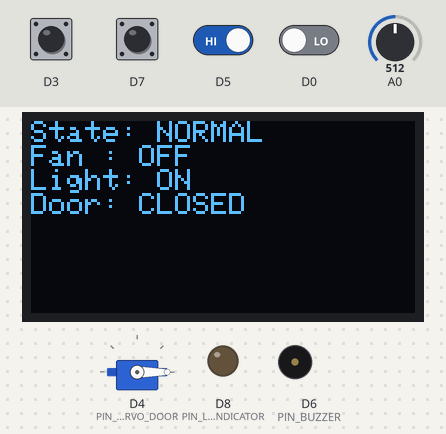
This sketch was run on a simulated ESP8266 (NodeMCU). On the bench: 128×64 one-colour display, servo, output pins drawn as LEDs (lit = HIGH), buzzer (waves = sounding, pin HIGH). Dashed ring = blinking. Inputs (shaded band) come from the test bench; at power-on: D3, D5, D7 HIGH, D0 LOW, A0 = 512. What the sketch prints to the serial monitor is not drawn.

Above: at 2.9 s.
3.0 s: D3 pulled LOW for 0.15 s
At 4.2 s:
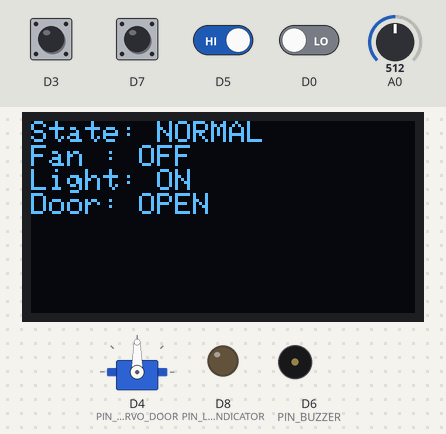
6.1 s: D7 pulled LOW for 0.15 s
At 7.0 s:
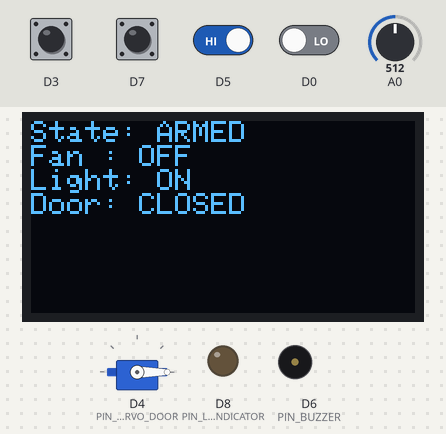
7.7 s: D5 driven LOW
At 7.98 s:
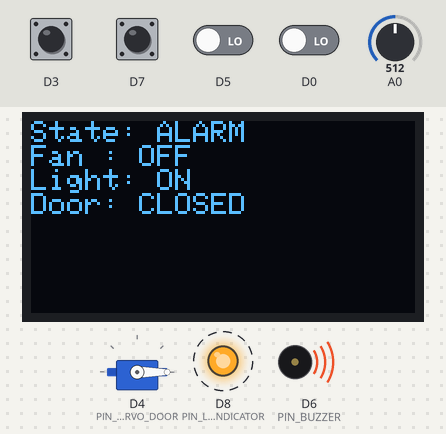
9.5 s: D3 pulled LOW for 1 s
At 9.65 s:
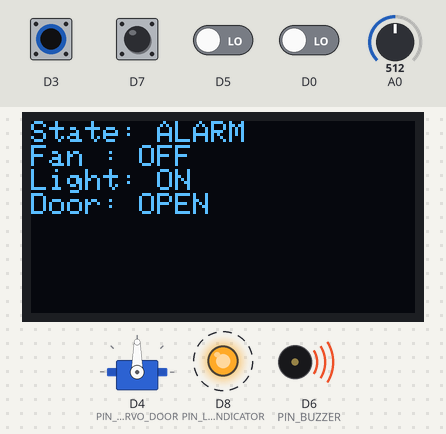
11.1 s: A0 set to 612
12.6 s: A0 set to 632
At 12.79 s:
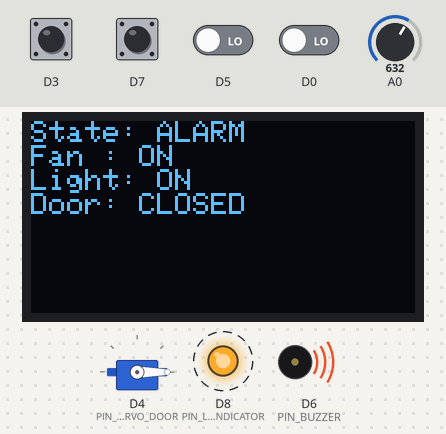
Timing chart, 0 to 15.5 s (numbered marks = the images above; inputs shaded):
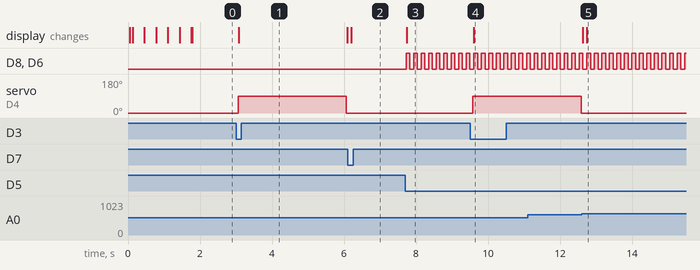

The sketch:

AegisHome.ino
```cpp
// =====================================================================
// AegisHome.ino
// Orchestration only. All decision logic lives in the feature
// controllers below — this file wires modules together, threads the
// SensorSnapshot/SystemStatus structs through each cycle, and calls
// update() on each module once per loop, non-blocking.
//
// IMPLEMENTATION ORDER (revised again — see docs/07_CHANGELOG.md v0.5):
//   1. Utilities      — FIRST. SensorManager depends on it (Debouncer/
//                       MovingAverage/Timer), and DisplayManager will
//                       eventually need Timer too. Keeps dependencies
//                       flowing one direction instead of building
//                       "visible" modules ahead of what they rely on.
//   2. Logger
//   3. DisplayManager
//   4. SensorManager
// This supersedes the previous Logger-first ordering — that prioritized
// visible OLED progress, but building SensorManager (or even
// DisplayManager's timing) before Utilities existed would have meant
// writing throwaway inline debounce/timer code that just gets replaced.
//
// NOTE (postponed — not v1): boot init/diagnostics/animation currently
// lives inline in setup() below. If it keeps growing, promoting it to
// its own BootManager is the right v1.1 refactor — not necessary yet.
// =====================================================================

#include "config.h"
#include "Types.h"
#include "Logger.h"
#include "Utilities.h"
#include "SensorManager.h"
#include "SystemStateManager.h"
#include "TemperatureController.h"
#include "LightingController.h"
#include "DoorController.h"
#include "SecurityManager.h"
#include "AlarmManager.h"
#include "DisplayManager.h"

SensorManager sensors;
SystemStateManager stateManager;
TemperatureController temperatureController;
LightingController lightingController;
DoorController doorController;
SecurityManager securityManager;
AlarmManager alarmManager;
DisplayManager displayManager;

void setup()
{
    LOGGER_BEGIN();

    LOG_INFO("BOOT", "AegisHome starting");

    displayManager.begin();
    sensors.begin();
    stateManager.begin();
    temperatureController.begin();
    lightingController.begin();
    doorController.begin();
    securityManager.begin();
    alarmManager.begin();

    displayManager.renderBootStep("OLED", displayManager.getOledFault() == ErrorCode::NONE);
    delay(Config::BOOT_DIAGNOSTIC_STEP_MS);

    displayManager.renderBootStep("Servo", doorController.getServoFault() == ErrorCode::NONE);
    delay(Config::BOOT_DIAGNOSTIC_STEP_MS);

    displayManager.renderBootStep("Thermistor", true);
    delay(Config::BOOT_DIAGNOSTIC_STEP_MS);

    displayManager.renderBootStep("LDR", true);
    delay(Config::BOOT_DIAGNOSTIC_STEP_MS);

    displayManager.renderBootStep("IR", true);
    delay(Config::BOOT_DIAGNOSTIC_STEP_MS);

    displayManager.renderReady();

    stateManager.requestTransition(SystemState::NORMAL);

    LOG_INFO("BOOT", "Initialization complete");
}

void loop()
{
    sensors.update();

    const SensorSnapshot& snapshot = sensors.getSnapshot();

    temperatureController.update(snapshot);
    lightingController.update(snapshot);
    doorController.update(snapshot);
    securityManager.update(snapshot, stateManager);

    alarmManager.update(stateManager.current());

    SystemStatus status;

    status.state = stateManager.current();
    status.fanActive = temperatureController.isFanActive();
    status.lightingOn = lightingController.isLightingOn();
    status.alarmActive = (stateManager.current() == SystemState::ALARM);
    status.doorOpen = doorController.isOpen();

    if (snapshot.thermistorFault != ErrorCode::NONE)
        status.error = snapshot.thermistorFault;
    else if (snapshot.ldrFault != ErrorCode::NONE)
        status.error = snapshot.ldrFault;
    else if (snapshot.irFault != ErrorCode::NONE)
        status.error = snapshot.irFault;
    else if (doorController.getServoFault() != ErrorCode::NONE)
        status.error = doorController.getServoFault();
    else if (displayManager.getOledFault() != ErrorCode::NONE)
        status.error = displayManager.getOledFault();
    else
        status.error = ErrorCode::NONE;

    displayManager.update(status);
}
```

AlarmManager.cpp
```cpp
#include "AlarmManager.h"

void AlarmManager::begin()
{
    pinMode(Config::PIN_BUZZER, OUTPUT);
    pinMode(Config::PIN_LED_INDICATOR, OUTPUT);

    digitalWrite(Config::PIN_BUZZER, LOW);
    digitalWrite(Config::PIN_LED_INDICATOR, LOW);

    patternStep_ = 0;
}

void AlarmManager::update(SystemState currentState)
{
    if (currentState != SystemState::ALARM)
    {
        digitalWrite(Config::PIN_BUZZER, LOW);
        digitalWrite(Config::PIN_LED_INDICATOR, LOW);

        patternStep_ = 0;
        return;
    }

    if (!patternTimer_.isDue())
        return;

    patternStep_ ^= 1;

    digitalWrite(Config::PIN_BUZZER, patternStep_);
    digitalWrite(Config::PIN_LED_INDICATOR, patternStep_);
}
```

AlarmManager.h
```cpp
#ifndef AEGISHOME_ALARMMANAGER_H
#define AEGISHOME_ALARMMANAGER_H

#include <Arduino.h>
#include "config.h"
#include "Enums.h"
#include "Utilities.h"

// Owns buzzer pattern generation + red LED during ALARM state.
// Does not decide when to enter ALARM — SystemStateManager does that.
class AlarmManager {
public:
  void begin();
  void update(SystemState currentState);

private:
    Timer patternTimer_{Config::ALARM_PATTERN_STEP_MS};

    uint8_t patternStep_;
  };

#endif // AEGISHOME_ALARMMANAGER_H
```

DisplayManager.cpp
```cpp
#include "DisplayManager.h"

void DisplayManager::begin()
{
    Wire.begin(Config::PIN_OLED_SDA, Config::PIN_OLED_SCL);

    if (!display_.begin(
            SSD1306_SWITCHCAPVCC,
            Config::OLED_I2C_ADDRESS))
    {
        oledFault_ = ErrorCode::E04_OLED_FAULT;

        return;
    }

    display_.clearDisplay();
    display_.setTextSize(1);
    display_.setTextColor(SSD1306_WHITE);
    display_.display();
}

void DisplayManager::renderBootStep(
    const char* label,
    bool ok)
{
    if (oledFault_ != ErrorCode::NONE)
        return;

    display_.clearDisplay();

    display_.setCursor(0,0);

    display_.print(label);

    display_.print(" : ");

    display_.println(ok ? "OK" : "FAIL");

    display_.display();

}

void DisplayManager::renderReady()
{
    if (oledFault_ != ErrorCode::NONE)
        return;

    display_.clearDisplay();

    display_.setCursor(0,0);

    display_.println("AegisHome");

    display_.println("----------------");

    display_.println("System Ready");

    display_.display();
}

void DisplayManager::update(const SystemStatus& status)
{
    if (oledFault_ != ErrorCode::NONE)
        return;

    display_.clearDisplay();
    display_.setCursor(0, 0);

    display_.print("State: ");

    switch (status.state)
    {
        case SystemState::BOOT:
            display_.println("BOOT");
            break;

        case SystemState::NORMAL:
            display_.println("NORMAL");
            break;

        case SystemState::SECURITY_ARMED:
            display_.println("ARMED");
            break;

        case SystemState::ALARM:
            display_.println("ALARM");
            break;
    }

    display_.print("Fan : ");
    display_.println(status.fanActive ? "ON" : "OFF");

    display_.print("Light: ");
    display_.println(status.lightingOn ? "ON" : "OFF");

    display_.print("Door: ");
    display_.println(status.doorOpen ? "OPEN" : "CLOSED");

    display_.display();
}

ErrorCode DisplayManager::getOledFault() const
{
    return oledFault_;
}
```

DisplayManager.h
```cpp
#ifndef AEGISHOME_DISPLAYMANAGER_H
#define AEGISHOME_DISPLAYMANAGER_H

#include <Arduino.h>
#include "config.h"
#include "Types.h"

#include <Wire.h>
#include <Adafruit_GFX.h>
#include <Adafruit_SSD1306.h>

// Read-only rendering of system state to OLED and/or Serial.
// Never mutates any state. Consumes a single SystemStatus snapshot —
// does not need to know about TemperatureController, LightingController,
// SecurityManager, or DoorController individually.
class DisplayManager {
public:
  void begin();
  void renderBootStep(const char* label, bool ok); // FDS §11b checklist line
  void renderReady();
  void update(const SystemStatus& status);

  ErrorCode getOledFault() const;

private:
    static constexpr uint8_t SCREEN_WIDTH = 128;
    static constexpr uint8_t SCREEN_HEIGHT = 64;

    Adafruit_SSD1306 display_{
        SCREEN_WIDTH,
        SCREEN_HEIGHT,
        &Wire,
        -1
    };

    ErrorCode oledFault_ = ErrorCode::NONE;
};

#endif // AEGISHOME_DISPLAYMANAGER_H
```

DoorController.cpp
```cpp
#include "DoorController.h"

void DoorController::begin()
{
    doorServo_.attach(Config::PIN_SERVO_DOOR);

    doorServo_.write(Config::SERVO_ANGLE_CLOSED);

    isOpen_ = false;

    servoFault_ = ErrorCode::NONE;

    doorTimer_.reset();
}

void DoorController::update(const SensorSnapshot& snapshot)
{
    // Doorbell pressed -> open door
    if (snapshot.doorbellPressed)
    {
        doorServo_.write(Config::SERVO_ANGLE_OPEN);

        isOpen_ = true;

        doorTimer_.reset();
    }

    // Auto-close after dwell time
    if (isOpen_ && doorTimer_.isDue())
    {
        doorServo_.write(Config::SERVO_ANGLE_CLOSED);

        isOpen_ = false;
    }
}

bool DoorController::isOpen() const
{
    return isOpen_;
}

ErrorCode DoorController::getServoFault() const
{
    return servoFault_;
}
```

DoorController.h
```cpp
#ifndef AEGISHOME_DOORCONTROLLER_H
#define AEGISHOME_DOORCONTROLLER_H

#include <Arduino.h>
#include "config.h"
#include "Types.h"
#include "Utilities.h"
#include <Servo.h>

// Owns servo motion + welcome LED sequence. Non-blocking timed return.
// Does not read the security button. Reads from a SensorSnapshot.
class DoorController {
public:
  void begin();
  void update(const SensorSnapshot& snapshot);

  bool isOpen() const;
  ErrorCode getServoFault() const;

private:
    Servo doorServo_;

    Timer doorTimer_{Config::DOOR_DWELL_TIME_MS};

    bool isOpen_;

    ErrorCode servoFault_;
  };

#endif // AEGISHOME_DOORCONTROLLER_H
```

Enums.h
```cpp
#ifndef AEGISHOME_ENUMS_H
#define AEGISHOME_ENUMS_H

#include <Arduino.h>

// =====================================================================
// Enums.h
// Shared enum types with no dependents of their own. Everything else
// (config.h, Types.h, SystemStateManager.h, DisplayManager.h, etc.)
// includes THIS instead of including each other for a single enum —
// keeps dependencies flowing one direction instead of forming a cycle.
// =====================================================================

enum class SystemState {
  BOOT,
  NORMAL,
  SECURITY_ARMED,
  ALARM
};

// Error codes — single source of truth, reused across OLED/Serial/
// future telemetry. See docs/03_FDS.md §11c.
enum class ErrorCode : uint8_t {
  NONE = 0,
  E01_THERMISTOR_FAULT,
  E02_IR_FAULT,
  E03_SERVO_FAULT,
  E04_OLED_FAULT,
  E05_LDR_FAULT
};

// Severity classification for any logged event or fault.
enum class Severity : uint8_t {
  INFO = 0,
  WARNING,
  ERROR,
  FATAL
};

#endif // AEGISHOME_ENUMS_H
```

LightingController.cpp
```cpp
#include "LightingController.h"

void LightingController::begin()
{
    lightingOn_ = false;
}

void LightingController::update(const SensorSnapshot& snapshot)
{
    // Fail-safe:
    // If the LDR has failed, keep the light ON.
    if (snapshot.ldrFault != ErrorCode::NONE)
    {
        lightingOn_ = true;
        return;
    }

    // Otherwise follow the LDR state.
    lightingOn_ = snapshot.dark;
}

bool LightingController::isLightingOn() const
{
    return lightingOn_;
}
```

LightingController.h
```cpp
#ifndef AEGISHOME_LIGHTINGCONTROLLER_H
#define AEGISHOME_LIGHTINGCONTROLLER_H

#include <Arduino.h>
#include "config.h"
#include "Types.h"

// Drives lighting LED based on LDR comparator state. Does not know
// about alarm/security state. Fails "on" (safe default) if LDR faults.
// Reads from a SensorSnapshot, not SensorManager directly.
class LightingController {
public:
  void begin();
  void update(const SensorSnapshot& snapshot);

  bool isLightingOn() const;

private:
    bool lightingOn_;
};

#endif // AEGISHOME_LIGHTINGCONTROLLER_H
```

Logger.cpp
```cpp
#include "Logger.h"

namespace Logger {

const char* severityLabel(Severity level) {
  switch (level) {
    case Severity::INFO:    return "INFO";
    case Severity::WARNING: return "WARNING";
    case Severity::ERROR:   return "ERROR";
    case Severity::FATAL:   return "FATAL";
    default:                return "UNKNOWN";
  }
}

void begin() {
  if (Config::DEBUG_LOG_ENABLED) {
    Serial.begin(Config::SERIAL_BAUD_RATE);
    // Give the USB-serial bridge a moment to enumerate before the first
    // log line, so the earliest boot messages aren't lost on some boards.
    delay(50);
  }
}

void write(Severity level, const char* tag, const char* message) {
  if (!Config::DEBUG_LOG_ENABLED) {
    return;
  }
  Serial.print('[');
  Serial.print(severityLabel(level));
  Serial.print("][");
  Serial.print(tag);
  Serial.print("] ");
  Serial.println(message);
}

} // namespace Logger
```

Logger.h
```cpp
#ifndef AEGISHOME_LOGGER_H
#define AEGISHOME_LOGGER_H

#include <Arduino.h>
#include "config.h"

// Logging wrapper — the first fully-implemented module in AegisHome,
// by design: every other module depends on it for debugging, so it
// has to exist and work before anything else is worth bringing up.
//
// Today this only prints to Serial when Config::DEBUG_LOG_ENABLED is
// true. The macro layer exists so a future MQTT/network logging
// backend (see NetworkManager) can be swapped in behind Logger::write()
// without touching any call site — every module calls
// LOG_INFO/LOG_WARN/LOG_ERROR instead of Serial.println() directly.
//
// Output format: [LEVEL][TAG] message
// e.g. [INFO][BOOT] Initializing OLED
//      [WARNING][LDR] Threshold adjusted
//      [ERROR][OLED] Initialization failed

namespace Logger {

const char* severityLabel(Severity level);
void begin();
void write(Severity level, const char* tag, const char* message);

} // namespace Logger

#define LOGGER_BEGIN()       Logger::begin()
#define LOG_INFO(tag, msg)   Logger::write(Severity::INFO, tag, msg)
#define LOG_WARN(tag, msg)   Logger::write(Severity::WARNING, tag, msg)
#define LOG_ERROR(tag, msg)  Logger::write(Severity::ERROR, tag, msg)
#define LOG_FATAL(tag, msg)  Logger::write(Severity::FATAL, tag, msg)

#endif // AEGISHOME_LOGGER_H
```

NetworkManager.cpp
```cpp
#include "NetworkManager.h"

void NetworkManager::begin() {
  // TODO: implement — not part of v1 scope. See docs/01_SRS.md §11
  // (Future Roadmap v1.2) before starting work here.
}

void NetworkManager::update() {
  // TODO: implement
}

bool NetworkManager::isConnected() const {
  // TODO: implement
  return false;
}

void NetworkManager::publishStatus(const SystemStatus& status) {
  // TODO: implement — read-only consumer of SystemStatus, same pattern
  // as DisplayManager (see docs/03_FDS.md §16)
}
```

NetworkManager.h
```cpp
#ifndef AEGISHOME_NETWORKMANAGER_H
#define AEGISHOME_NETWORKMANAGER_H

#include <Arduino.h>
#include "config.h"
#include "Types.h"

// NOTE (v1 scope): NetworkManager is NOT part of the v1 mandatory
// feature set (see docs/01_SRS.md §4 Out of Scope, §11 Future Roadmap
// v1.2). It exists here as a stub so the module boundary is reserved
// in the folder structure ahead of time, per docs/03_FDS.md §16 —
// when built out, it should subscribe to the same SystemStatus/
// SensorSnapshot data the rest of the firmware already produces,
// without requiring changes to any existing controller. Do not wire
// this into AegisHome.ino's setup()/loop() until v1's six mandatory
// features are fully implemented and soak-tested.
class NetworkManager {
public:
  void begin();
  void update();

  bool isConnected() const;

  // Publishes a read-only telemetry snapshot (Wi-Fi/MQTT/local web
  // dashboard — backend undecided, see SRS roadmap v1.2/v1.3).
  void publishStatus(const SystemStatus& status);

private:
  // TODO: implement — connection state, reconnect backoff timer,
  // whichever backend is chosen (plain Wi-Fi web server vs MQTT client)
};

#endif // AEGISHOME_NETWORKMANAGER_H
```

SecurityManager.cpp
```cpp
#include "SecurityManager.h"

void SecurityManager::begin()
{
    armed_ = false;
    armRejected_ = false;
}

void SecurityManager::update(
    const SensorSnapshot& snapshot,
    SystemStateManager& stateManager)
{
    armRejected_ = false;

    if (snapshot.securityButtonPressed)
    {
        if (snapshot.irFault != ErrorCode::NONE)
        {
            armRejected_ = true;
        }
        else
        {
            armed_ = !armed_;

            stateManager.requestTransition(
                armed_
                ? SystemState::SECURITY_ARMED
                : SystemState::NORMAL
            );
        }
    }

    if (armed_ && snapshot.motionDetected)
    {
        stateManager.requestTransition(
            SystemState::ALARM
        );
    }
}

bool SecurityManager::isArmed() const
{
    return armed_;
}

bool SecurityManager::lastArmRequestRejected() const
{
    return armRejected_;
}
```

SecurityManager.h
```cpp
#ifndef AEGISHOME_SECURITYMANAGER_H
#define AEGISHOME_SECURITYMANAGER_H

#include <Arduino.h>
#include "Types.h"
#include "SystemStateManager.h"

// Owns arm/disarm logic and hands motion events to SystemStateManager.
// Does not directly drive the buzzer. Refuses to arm if IR sensor is
// faulted (see docs/03_FDS.md §11d). Reads from a SensorSnapshot.
class SecurityManager {
public:
  void begin();
  void update(const SensorSnapshot& snapshot, SystemStateManager& stateManager);

  bool isArmed() const;
  bool lastArmRequestRejected() const;

private:
    bool armed_;
    bool armRejected_;
};

#endif // AEGISHOME_SECURITYMANAGER_H
```

SystemStateManager.h
```cpp
#ifndef AEGISHOME_SYSTEMSTATEMANAGER_H
#define AEGISHOME_SYSTEMSTATEMANAGER_H

#include <Arduino.h>
#include "Enums.h"

// Sole owner of the FSM. No other module may mutate state directly —
// all transitions go through requestTransition(). SystemState itself
// now lives in Enums.h so this header doesn't need to be included just
// to reach the enum (see Enums.h header comment).
class SystemStateManager {
public:
  void begin();
  SystemState current() const;

  // Returns false if the transition is invalid for the current state.
  bool requestTransition(SystemState next);

private:
    SystemState state_;
};

#endif // AEGISHOME_SYSTEMSTATEMANAGER_H
```

Source omitted: SensorManager.cpp (3285 bytes), SensorManager.h (1120 bytes), SystemStateManager.cpp (1197 bytes), TemperatureController.cpp (881 bytes), TemperatureController.h (699 bytes), Types.h (1707 bytes), Utilities.cpp (3281 bytes), Utilities.h (1492 bytes), config.h (3395 bytes)

Measured:
- the behaviour switches between 619 and 620 on A0 (found by bisection; images 4 and 5)
- after the input at 3.0 s, servo on D4 (PIN_SERVO_DOOR): 0° → 90° after 0.06 s, → 0° 3.0 s later; the display: changes after 0.08 s (image 1)
- after the input at 6.1 s, the display: changes after 0.10 s (image 2)
- after the input at 7.7 s, D8 (PIN_LED_INDICATOR), D6 (PIN_BUZZER): alternates HIGH for 0.10 s and LOW for 0.10 s, starting at once; the display: changes after 0.05 s (image 3)
- after the input at 9.5 s, servo on D4 (PIN_SERVO_DOOR): 0° → 90° after 0.08 s; the display: changes after 0.10 s (image 4)
- after the input at 12.6 s, the display: first differs from a run without the input after 0.14 s (image 5)
